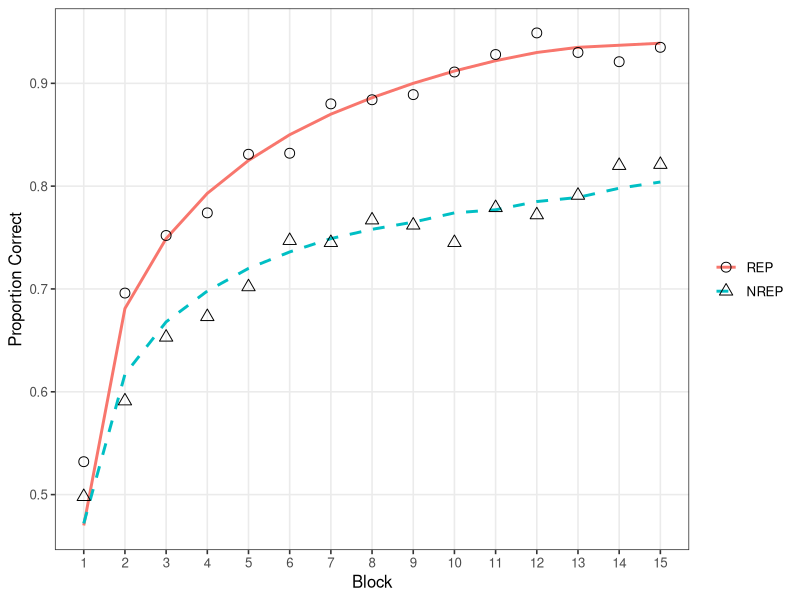
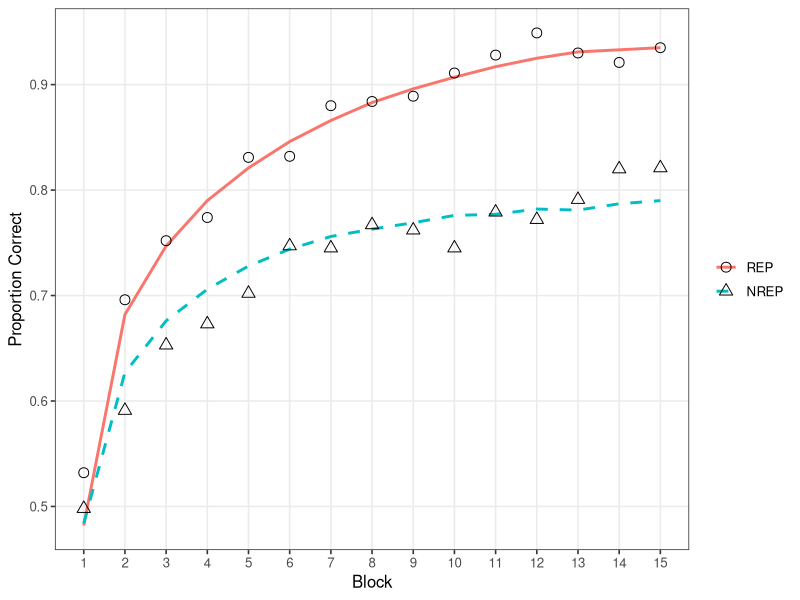
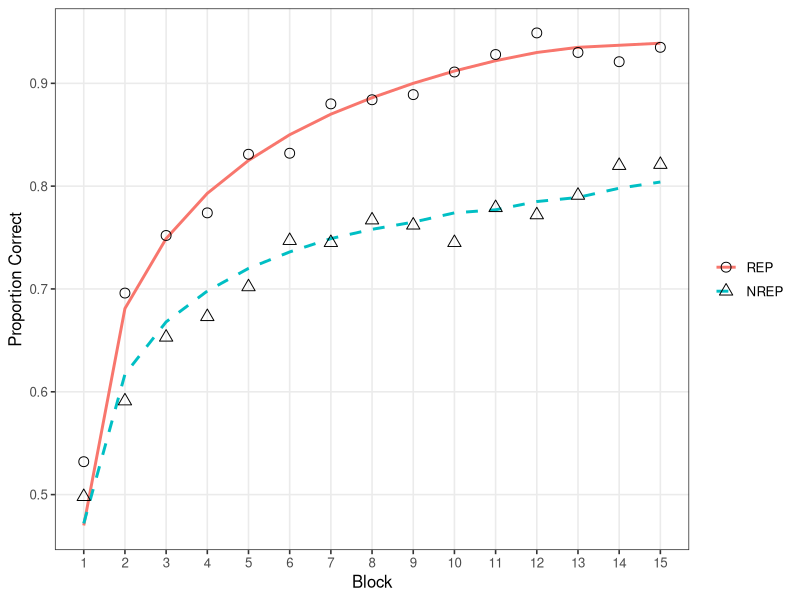
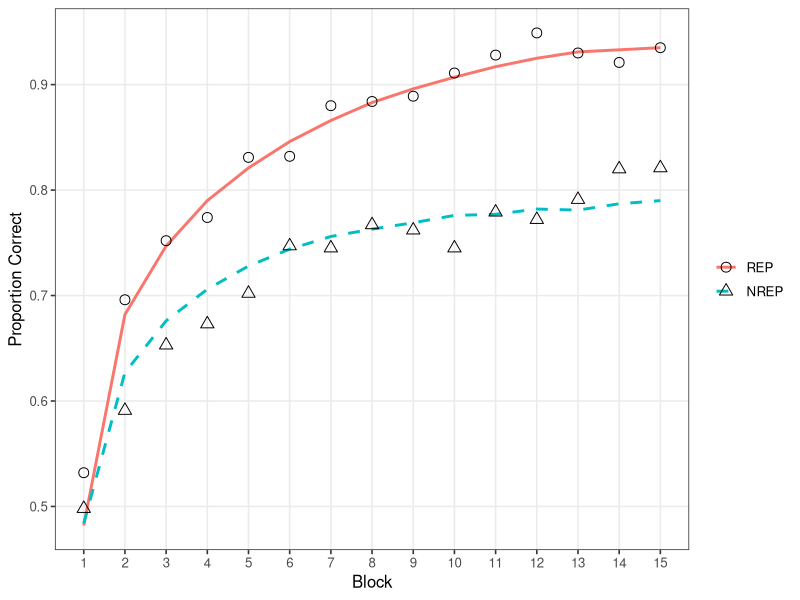

Source code (R) for these figures, in order:
library(ggplot2)
# predicted and observed learning Expt 2 (decreasing back)
cond = factor(rep(c("REP","NREP"),each = 15),
              levels = c("REP","NREP"))
block = rep(1:15,times = 2)

learning_pred = data.frame(Condition = cond, Block = block,
                           Accuracy = c(0.470,0.681,0.749,0.793,0.825,0.850,0.870,0.886,0.900,0.912,0.922,0.930,0.935,0.937,0.939,
                                        0.472,0.617,0.668,0.698,0.720,0.736,0.749,0.758,0.765,0.774,0.777,0.785,0.789,0.798,0.804))
learning_obs = data.frame(Condition = cond, Block = block,
                           Accuracy = c(0.532,0.696,0.752,0.774,0.831,0.832,0.880,0.884,0.889,0.911,0.928,0.949,0.930,0.921,0.935,
                                        0.498,0.591,0.653,0.673,0.702,0.747,0.745,0.767,0.762,0.745,0.779,0.772,0.791,0.820,0.821))


p = ggplot(data = NULL,aes(y=Accuracy, x=Block)) +
  geom_line(data=learning_pred,aes(linetype = Condition,color = Condition),size = 1) +
  geom_point(data=learning_obs,aes(shape = Condition),color = "black", size = 3) +
  xlab("Block") +
  ylab ("Proportion Correct") +
  scale_x_continuous(breaks = 1:15) +
  scale_linetype_manual(values = c("solid","dashed")) + 
  scale_shape_discrete(solid = F) +
  theme_bw(base_size = 12) +
  theme(legend.title = element_blank(),panel.grid.minor = element_blank())

plot(p)

ggsave(paste0("../../figure/no_outliers/expt2_learning_predicted",'.png'), plot = p, device = "png",
       width = 6, height = 4, units = "in")

# predicted and observed learning Expt 2 (constant back)
cond = factor(rep(c("REP","NREP"),each = 15),
              levels = c("REP","NREP"))
block = rep(1:15,times = 2)

learning_pred = data.frame(Condition = cond, Block = block,
                           Accuracy = c(0.482,0.682,0.747,0.790,0.821,0.846,0.866,0.883,0.896,0.907,0.917,0.925,0.931,0.933,0.935,
                                        0.484,0.627,0.676,0.706,0.728,0.744,0.756,0.763,0.769,0.776,0.777,0.782,0.781,0.787,0.790))
learning_obs = data.frame(Condition = cond, Block = block,
                          Accuracy = c(0.532,0.696,0.752,0.774,0.831,0.832,0.880,0.884,0.889,0.911,0.928,0.949,0.930,0.921,0.935,
                                       0.498,0.591,0.653,0.673,0.702,0.747,0.745,0.767,0.762,0.745,0.779,0.772,0.791,0.820,0.821))


p = ggplot(data = NULL,aes(y=Accuracy, x=Block)) +
  geom_line(data=learning_pred,aes(linetype = Condition, color = Condition), size = 1) +
  geom_point(data=learning_obs,aes(shape = Condition),color = "black", size = 3) +
  xlab("Block") +
  ylab ("Proportion Correct") +
  scale_x_continuous(breaks = 1:15) +
  scale_linetype_manual(values = c("solid","dashed")) + 
  scale_shape_discrete(solid = F) +
  theme_bw(base_size = 12) +
  theme(legend.title = element_blank(),panel.grid.minor = element_blank())

plot(p)

ggsave(paste0("../../figure/no_outliers/expt2_learning_predicted_constBack",'.png'), plot = p, device = "png",
       width = 6, height = 4, units = "in")
